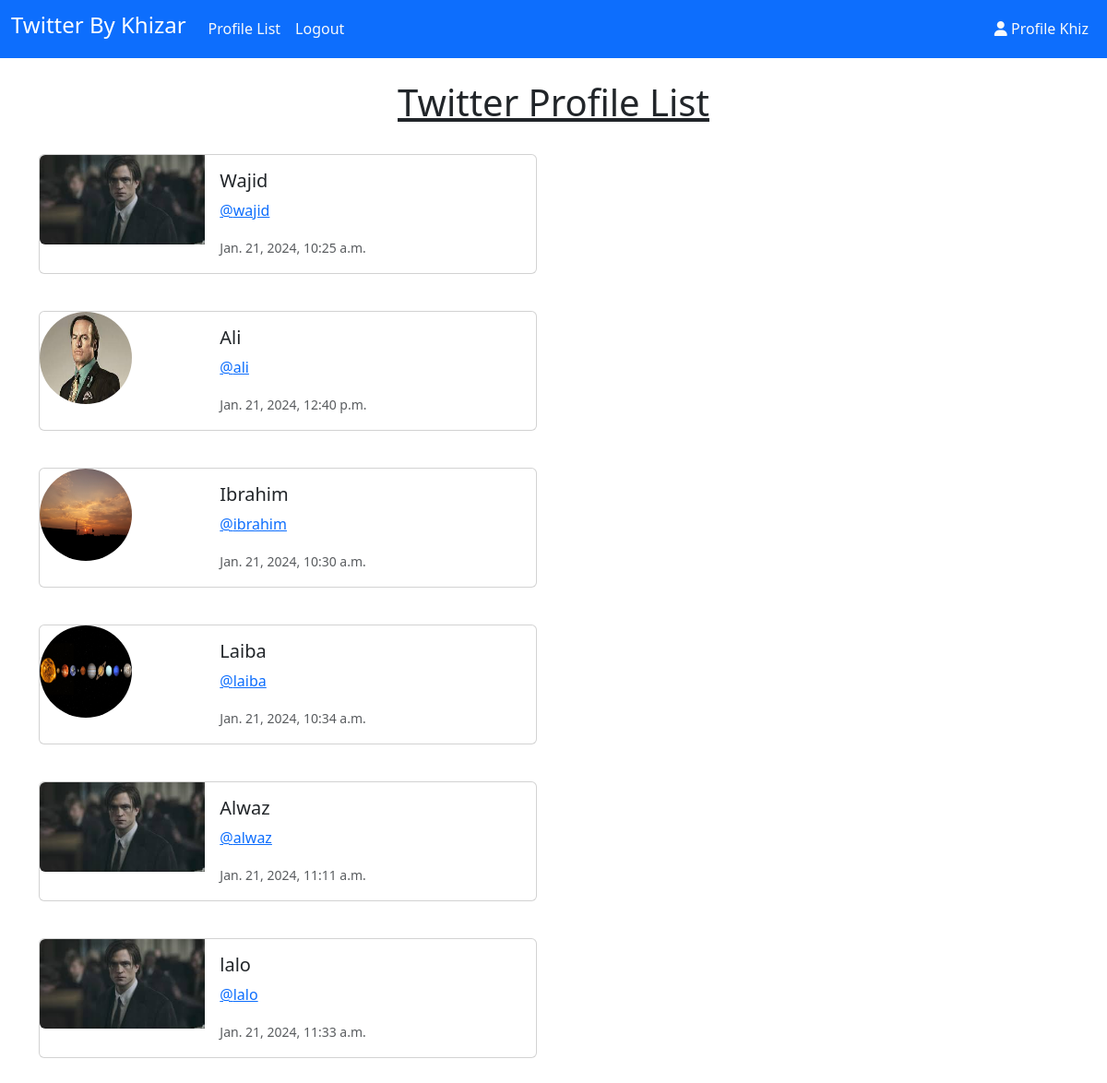
Screenshot of /profile_list/ (signed in) with the database file from the repository.
### twitter/models.py (models this page shows, shortened)
class Profile(models.Model):
    user=models.OneToOneField(User, on_delete=models.CASCADE)
    follows = models.ManyToManyField("self", related_name="followed_by" , symmetrical=False, blank=True )
    date_modified  = models.DateTimeField(User,auto_now=True)
    profile_image = models.ImageField(null=True, blank=True, upload_to="static/")

### twitter/views.py (the view)
# urls.py: path('profile_list/',views.profile_list, name='profile_list'),
def profile_list(request):
	if request.user.is_authenticated:
		profiles = Profile.objects.exclude(user=request.user)
		profile = Profile.objects.get(user_id=request.user)
		return render(request, 'profile_list.html', {"profiles":profiles, "profile":profile})
	else:
		messages.success(request, ("You Must Be Logged In To View This Page..."))
		return redirect('home')

### twitter/templates/profile_list.html (shortened to what this page needs)
{% extends "base.html" %}
{% load static %}
{% block content %}
   <center><u> <h1>Twitter Profile List</h1> </u> </center>
<br/>
{% if profiles %}
    {% for profile in profiles %}
    <div class="card mb-3" style="max-width: 540px;">
        <div class="row g-0">
          <div class="col-md-4">
            {% if profile.profile_image %}
				    <img src="{{ profile.profile_image.url }}" class="rounded-circle" width=100 height=100>
				    <br/><br/>
            {% else %}
            <img src="{% static "pic 4.jpeg" %}" class="img-fluid rounded-start" alt="...">
				    {% endif %}
          </div>
          <div class="col-md-8">
            <div class="card-body">
              <h5 class="card-title">{{profile.user.username}}</h5>
              <p class="card-text"><a href="{%url 'profile' profile.user.id%}">@{{profile.user.username | lower}}</a></p>
              <p class="card-text"><small class="text-body-secondary">{{profile.date_modified}}</small></p>
            </div>
          </div>
        </div>
      </div>
      <br/>
    {% endfor %}
{% endif %}
{% endblock content %}

### twitter/templates/base.html (shortened to what this page needs)
<!doctype html>
<html lang="en">
  <head>
    <link href="https://cdn.jsdelivr.net/npm/bootstrap@5.3.2/dist/css/bootstrap.min.css" rel="stylesheet">
  </head>
  <body>
    {% include "navbar.html" %}
    <br/>
    <div class="container">
   {% block content%}
   {% endblock %}
    </div>
  </body>
</html>

### twitter/templates/navbar.html (shortened to what this page needs)
{% load static %}
<nav class="navbar navbar-expand-lg navbar-dark bg-primary">
  <div class="container-fluid">
    <a class="navbar-brand font-weight-bold" href="{% url 'home' %}"><h4>Twitter By Khizar </h4> </a>
    <div class="collapse navbar-collapse" id="navbarSupportedContent">
      <ul class="navbar-nav me-auto mb-2 mb-lg-0">
        {% if user.is_authenticated %}
          <li class="nav-item">
            <a class="nav-link text-light" href="{% url 'profile_list' %}">Profile List</a>
          </li>
          <li class="nav-item">
            <a class="nav-link text-light" href="{% url 'logout' %}">Logout</a>
          </li>
        {% endif %}
      </ul>
      {% if user.is_authenticated %}
        <ul class="navbar-nav ml-auto">
          <li class="nav-item">
            <a class="nav-link text-light" href="{% url 'profile' request.user.id %}">
              <i class="fa fa-user"></i> Profile {{ request.user.username }}
            </a>
          </li>
        </ul>
      {% endif %}
    </div>
  </div>
</nav>

### rows the page displays
Profile: user.username "Wajid", user.username "wajid", date_modified "Jan. 21, 2024, 10:25 a.m."
Profile: profile_image (picture), user.username "Ali", user.username "ali", date_modified "Jan. 21, 2024, 12:40 p.m."
Profile: profile_image (picture), user.username "Ibrahim", user.username "ibrahim", date_modified "Jan. 21, 2024, 10:30 a.m."
Profile: profile_image (picture), user.username "Laiba", user.username "laiba", date_modified "Jan. 21, 2024, 10:34 a.m."
Profile: user.username "Alwaz", user.username "alwaz", date_modified "Jan. 21, 2024, 11:11 a.m."
Profile: user.username "lalo", date_modified "Jan. 21, 2024, 11:33 a.m."

### other values shown
{{ request.user.username }} "Khiz"
